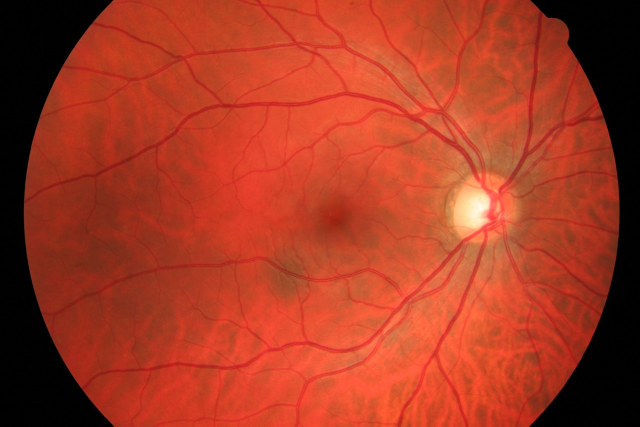
#> input picture thesisPreparation/retina_3.jpeg, 1280 x 853 px (shown at 1/2 size)
$ python FirstAttempt.py   (older library calls are emulated)
#> lines starting #> are read from the running program, lines starting #| are printed output that depends on the picture; after the words box and inside, x2 and y2 are one past the last pixel; in counts of white or black regions, pixels touching at a corner belong together
import cv2
import numpy as np

img = cv2.imread('retina_3.jpeg', cv2.IMREAD_GRAYSCALE)
#> img: shape (853, 1280); min 0, max 251, mean 87.5
rows, cols = img.shape
#> rows = 853; cols = 1280
desiredResizedDimension = (img.shape[1], img.shape[0])
#> desiredResizedDimension = (1280, 853)
kernel = np.ones((3, 3), np.uint8)
img = cv2.resize(img, desiredResizedDimension)

directory = r'/home/adil/PycharmProjects/ImageProcessing/thesisPreparation'
filename = 'Gradient Gamma.jpeg'

# sobel
sobel_horizontal = cv2.Sobel(img, cv2.CV_64F, 1, 0, ksize=5)
sobel_vertical = cv2.Sobel(img, cv2.CV_64F, 0, 1, ksize=5)

cv2.namedWindow("Original", cv2.WINDOW_NORMAL)
cv2.imshow('Original', img)
cv2.resizeWindow("Original", cols, rows)
cv2.waitKey()

cv2.namedWindow("Sobel Horizontal Filter", cv2.WINDOW_NORMAL)
cv2.imshow('Sobel Horizontal Filter', sobel_horizontal)
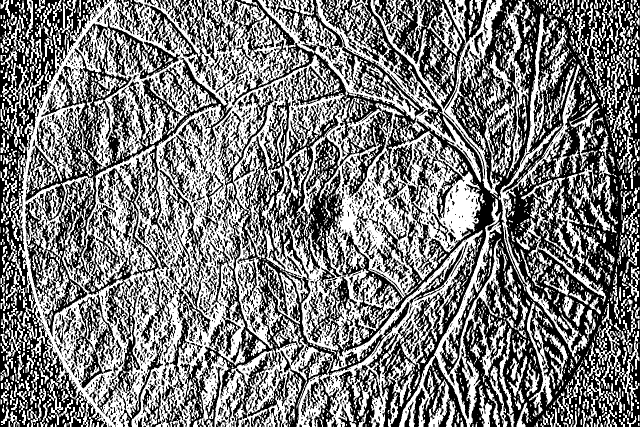
#> window 'Sobel Horizontal Filter': shape (853, 1280) (shown at 1/2 size); 48.8% white; 3043 white regions (2038 under 20 px), largest, box (x1, y1, x2, y2) and area: (6, 0, 965, 853) 302632, (515, 0, 962, 365) 19731, (741, 0, 1022, 395) 14448
cv2.resizeWindow("Sobel Horizontal Filter", cols, rows)
cv2.waitKey()

cv2.namedWindow("Sobel Vertical Filter", cv2.WINDOW_NORMAL)
cv2.imshow('Sobel Vertical Filter', sobel_vertical)
cv2.resizeWindow("Sobel Vertical Filter", cols, rows)
cv2.waitKey()

# laplacian
laplacian_edges = cv2.Laplacian(img, cv2.CV_64F, ksize=5)
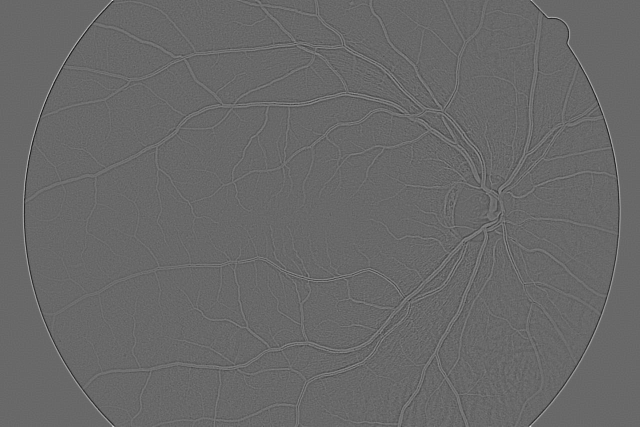
#> laplacian_edges: shape (853, 1280) float64 (shown at 1/2 size); min -1498, max 2148, mean 0; drawn with min black and max white
cv2.namedWindow("Laplacian Filter", cv2.WINDOW_NORMAL)
cv2.imshow('Laplacian Filter', laplacian_edges)
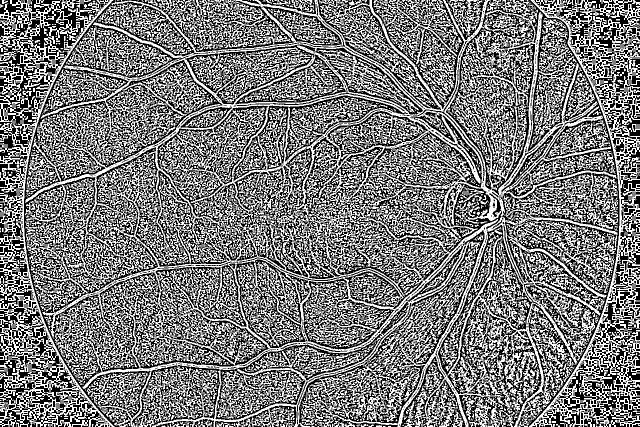
#> window 'Laplacian Filter': shape (853, 1280) (shown at 1/2 size); 47.9% white in thin lines or dots
cv2.resizeWindow("Laplacian Filter", cols, rows)
cv2.waitKey()

# gradient
gradient = cv2.morphologyEx(img, cv2.MORPH_GRADIENT, kernel)
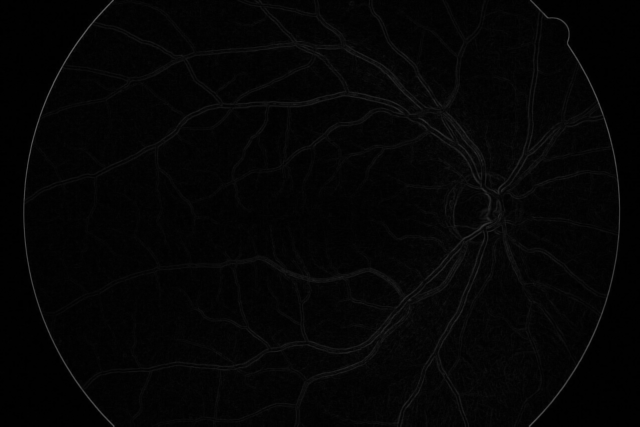
#> gradient: shape (853, 1280) (shown at 1/2 size); min 0, max 95, mean 4.5
rows_gradient, cols_gradient = gradient.shape
#> rows_gradient = 853; cols_gradient = 1280
cv2.namedWindow("Gradient", cv2.WINDOW_NORMAL)
cv2.imshow('Gradient', gradient)
cv2.resizeWindow("Laplacian Filter", cols_gradient, rows_gradient)
cv2.imwrite(filename, gradient)
cv2.waitKey()

# canny
canny_edges = cv2.Canny(img, 10, 10, edges=None, apertureSize=5)
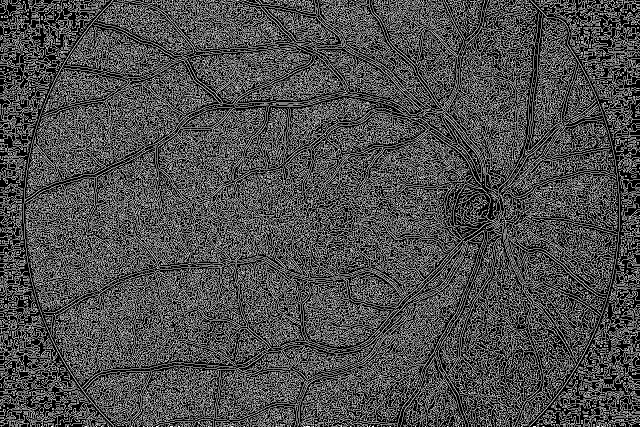
#> canny_edges: shape (853, 1280) (shown at 1/2 size); 30.5% white in thin lines or dots
cv2.namedWindow("Canny Edges", cv2.WINDOW_NORMAL)
cv2.imshow('Canny Edges', canny_edges)
cv2.resizeWindow("Canny Edges", cols, rows)
cv2.waitKey()


# gradient-gamma
original_gamma = cv2.imread(filename)
#> original_gamma: shape (853, 1280, 3); min 0, max 96, mean 4.5


def adjust_gamma(image, gamma1=1.0):
    inv_gamma = 1.0 / gamma1
    table = np.array([((i / 255.0) ** inv_gamma) * 255
                      for i in np.arange(0, 256)]).astype("uint8")
    return cv2.LUT(image, table)


for gamma in np.arange(0.0, 3.5, 0.5):
    if gamma == 1:
        continue

    gamma = gamma if gamma > 0 else 0.1
    adjusted = adjust_gamma(original_gamma, gamma1=gamma)
    cv2.putText(adjusted, "g={}".format(gamma), (10, 30),
                cv2.FONT_HERSHEY_SIMPLEX, 0.8, (0, 0, 255), 3)
    cv2.namedWindow("Images-gamma", cv2.WINDOW_NORMAL)
    cv2.imshow("Images-gamma", np.hstack([original_gamma, adjusted]))
    cv2.resizeWindow("Images-gamma", cols, rows)
    cv2.waitKey()
#> this loop made 7 passes
#> pass 1, `cv2.imshow("Images-gamma", np.hstack([original_gamma, adjusted]))`:
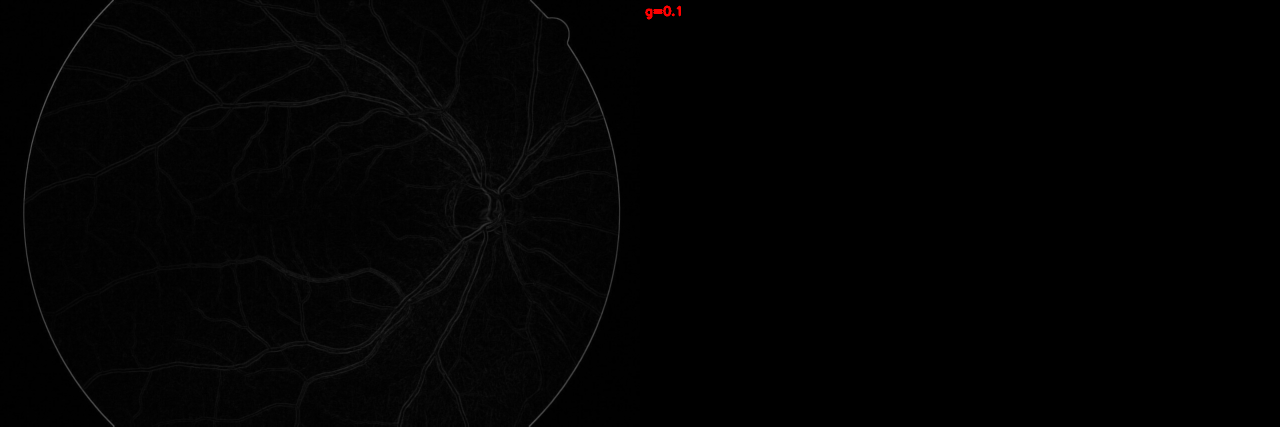
#> window 'Images-gamma': shape (853, 2560, 3) (shown at 1/2 size); mean B, G, R 2.3, 2.3, 2.4
#> after the loop:
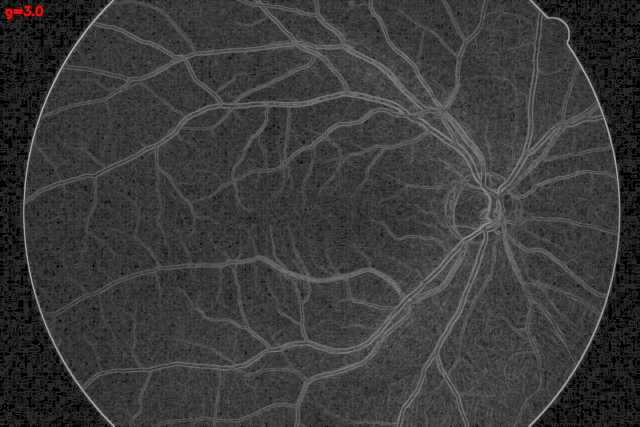
#> adjusted: shape (853, 1280, 3) (shown at 1/2 size); mean B, G, R 58.1, 58.1, 58.3

cv2.destroyAllWindows()

$ run again, with thesisPreparation/retina_1.jpeg copied over thesisPreparation/retina_3.jpeg
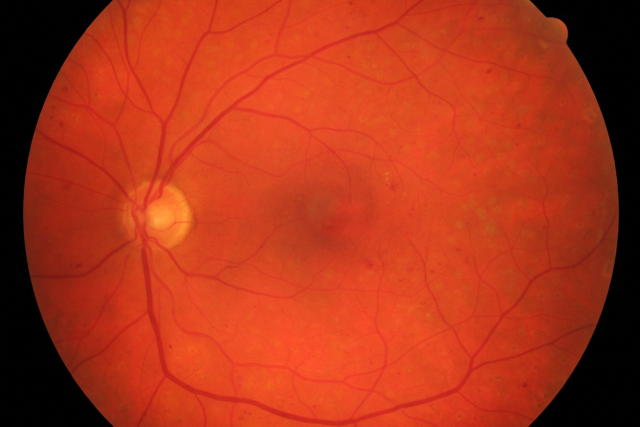
#> input picture thesisPreparation/retina_1.jpeg, 1280 x 853 px (shown at 1/2 size)
#> `cv2.imshow('Sobel Horizontal Filter', sobel_horizontal)`:
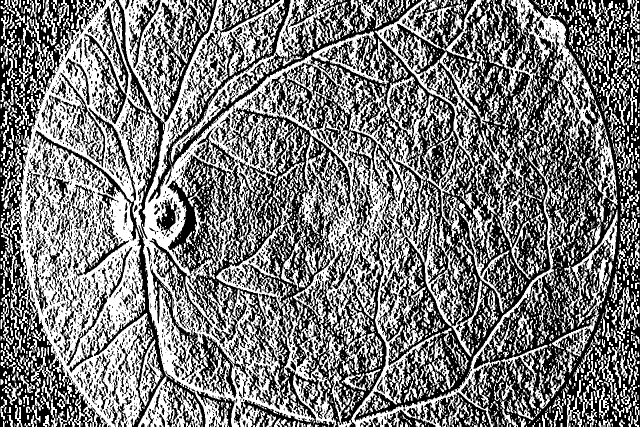
#> window 'Sobel Horizontal Filter': shape (853, 1280) (shown at 1/2 size); 48.4% white; 3466 white regions (2136 under 20 px), largest, box (x1, y1, x2, y2) and area: (1, 0, 1137, 853) 310622, (1020, 0, 1235, 421) 14114, (342, 0, 670, 325) 8404
#> canny_edges: shape (853, 1280); 30.8% white in thin lines or dots
#> after the loop `for gamma in np.arange(0.0, 3.5, 0.5):`:
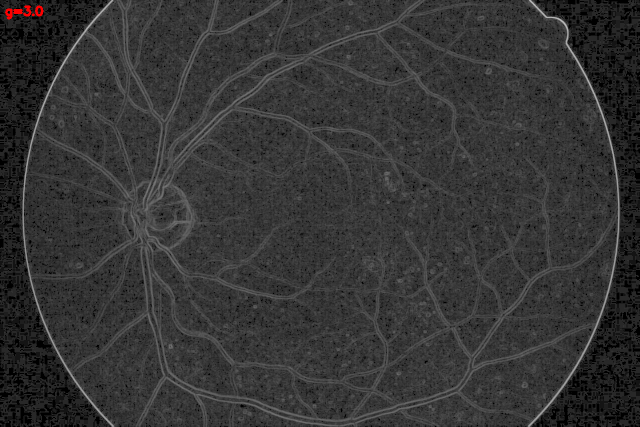
#> adjusted: shape (853, 1280, 3) (shown at 1/2 size); mean B, G, R 52.5, 52.5, 52.7

$ run again, with thesisPreparation/retina_10.jpeg copied over thesisPreparation/retina_3.jpeg
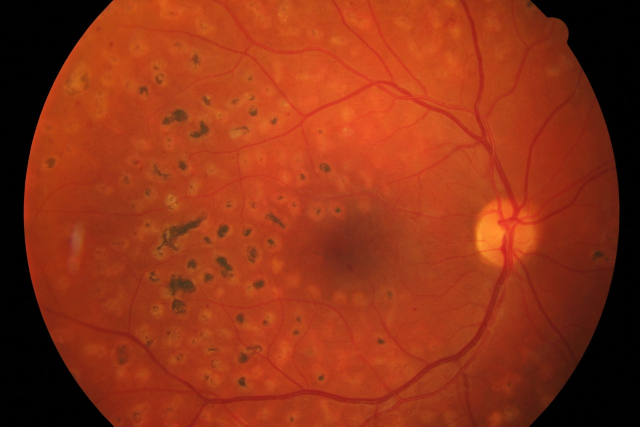
#> input picture thesisPreparation/retina_10.jpeg, 1280 x 853 px (shown at 1/2 size)
#> `cv2.imshow('Sobel Horizontal Filter', sobel_horizontal)`:
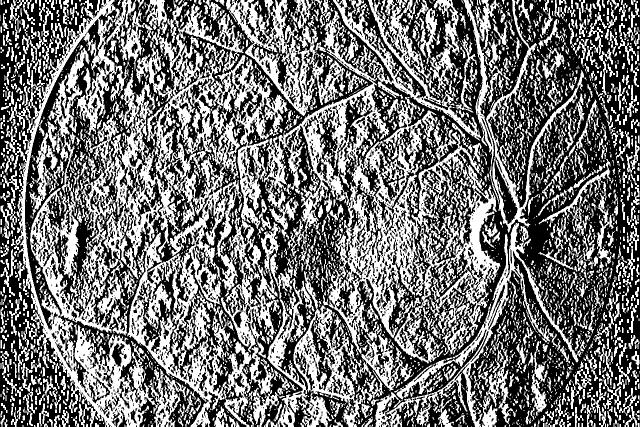
#> window 'Sobel Horizontal Filter': shape (853, 1280) (shown at 1/2 size); 45.1% white; 3936 white regions (2538 under 20 px), largest, box (x1, y1, x2, y2) and area: (163, 0, 1001, 853) 197072, (19, 0, 318, 853) 38273, (60, 95, 256, 671) 20239
#> canny_edges: shape (853, 1280); 29.3% white in thin lines or dots
#> after the loop `for gamma in np.arange(0.0, 3.5, 0.5):`:
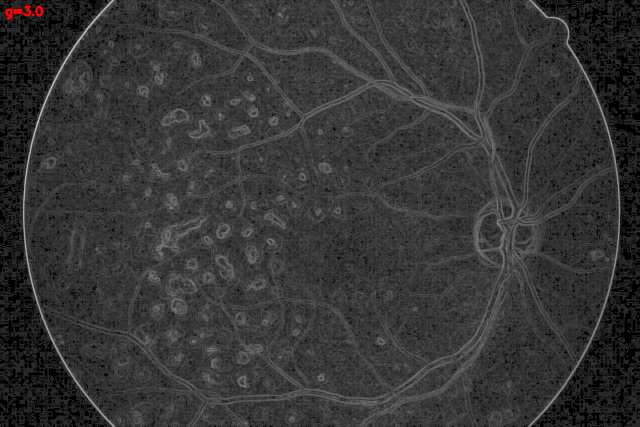
#> adjusted: shape (853, 1280, 3) (shown at 1/2 size); mean B, G, R 53.3, 53.3, 53.5
